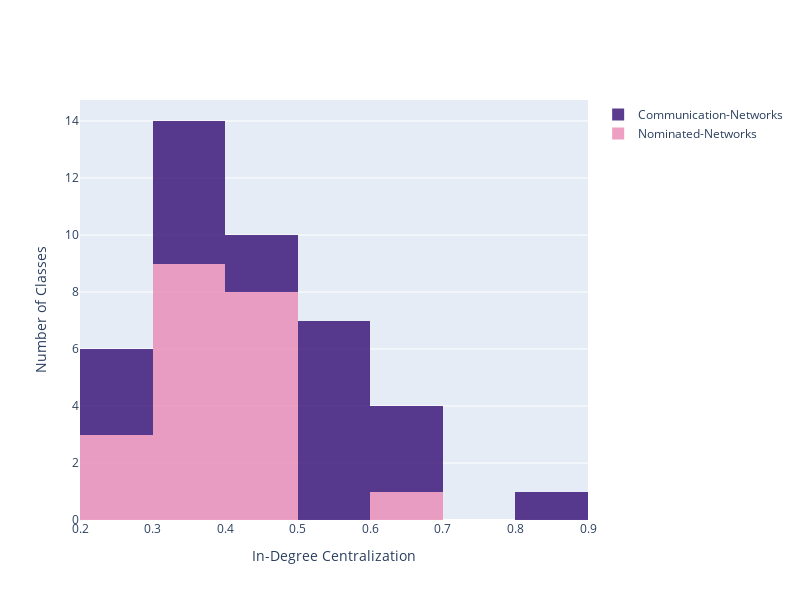

This figure's notebook cell:
### Code cell
import plotly.graph_objects as go

import numpy as np

x0 = pop_details_nomm['CentralizationInDegree']
# Add 1 to shift the mean of the Gaussian distribution
x1 = pop_details_comm['CentralizationInDegree']

fig = go.Figure()
fig.add_trace(go.Histogram(x=x0,
    name='Nominated-Networks', # name used in legend and hover labels
    xbins=dict( # bins used for histogram
     
        size=0.1
    ),
    marker_color='#EB89B5',
    opacity=0.75))
fig.add_trace(go.Histogram(x=x1,
    name='Communication-Networks',
    xbins=dict(
     
        size=0.1
    ),
    marker_color='#330C73',
    opacity=0.75))

# Overlay both histograms
fig.update_layout(xaxis_title="In-Degree Centralization", yaxis_title="Number of Classes", width=800, height=600,barmode='stack')
# Reduce opacity to see both histograms
fig.update_traces(opacity=0.8)
fig.show()

### Figure 1 — Plotly figure (JSON) as saved in the notebook; plotly's stock layout.template omitted (floating-point values rounded to 4 significant figures)
{"data": [{"marker": {"color": "#EB89B5"}, "name": "Nominated-Networks", "opacity": 0.8, "type": "histogram", "x": [0.43, 0.29, 0.35, 0.27, 0.42, 0.35, 0.49, 0.38, 0.67, 0.43, 0.28, 0.35, 0.36, 0.42, 0.33, 0.35, 0.42, 0.45, 0.4, 0.32, 0.34], "xbins": {"size": 0.1}}, {"marker": {"color": "#330C73"}, "name": "Communication-Networks", "opacity": 0.8, "type": "histogram", "x": [0.67, 0.57, 0.55, 0.6, 0.52, 0.5, 0.88, 0.56, 0.59, 0.37, 0.42, 0.38, 0.35, 0.38, 0.56, 0.21, 0.22, 0.49, 0.29, 0.35, 0.61], "xbins": {"size": 0.1}}], "layout": {"barmode": "stack", "height": 600, "width": 800, "xaxis": {"autorange": true, "range": [0.2, 0.9], "title": {"text": "In-Degree Centralization"}, "type": "linear"}, "yaxis": {"autorange": true, "range": [0, 14.74], "title": {"text": "Number of Classes"}}}}
